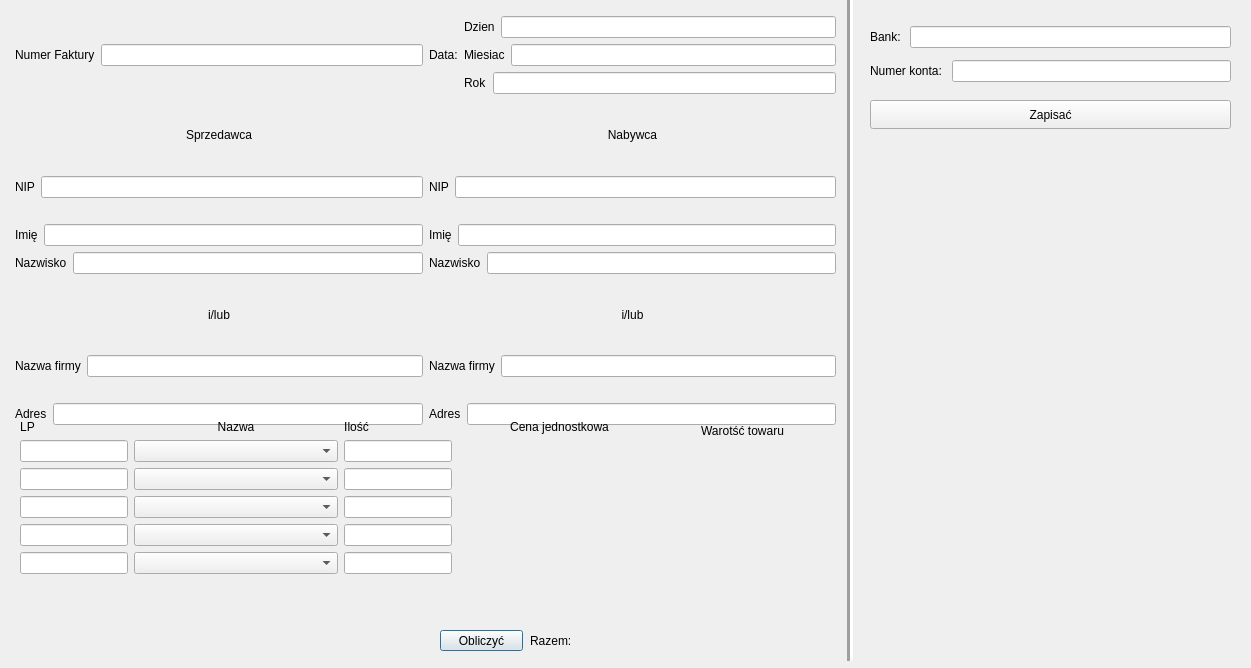
<?xml version="1.0" encoding="UTF-8"?>
<ui version="4.0">
 <class>ZapelnicFakture</class>
 <widget class="QDialog" name="ZapelnicFakture">
  <property name="geometry">
   <rect>
    <x>0</x>
    <y>0</y>
    <width>1251</width>
    <height>668</height>
   </rect>
  </property>
  <property name="windowTitle">
   <string>Dialog</string>
  </property>
  <widget class="QPushButton" name="ObliczycButton">
   <property name="geometry">
    <rect>
     <x>440</x>
     <y>630</y>
     <width>83</width>
     <height>21</height>
    </rect>
   </property>
   <property name="text">
    <string>Obliczyć</string>
   </property>
  </widget>
  <widget class="QPushButton" name="ZapisacButton">
   <property name="geometry">
    <rect>
     <x>870</x>
     <y>100</y>
     <width>361</width>
     <height>29</height>
    </rect>
   </property>
   <property name="text">
    <string>Zapisać</string>
   </property>
  </widget>
  <widget class="QWidget" name="layoutWidget">
   <property name="geometry">
    <rect>
     <x>530</x>
     <y>630</y>
     <width>301</width>
     <height>22</height>
    </rect>
   </property>
   <layout class="QHBoxLayout" name="horizontalLayout_19">
    <item>
     <widget class="QLabel" name="label">
      <property name="text">
       <string>Razem: </string>
      </property>
     </widget>
    </item>
    <item>
     <widget class="QLabel" name="LabelRazem">
      <property name="text">
       <string/>
      </property>
     </widget>
    </item>
   </layout>
  </widget>
  <widget class="QWidget" name="layoutWidget">
   <property name="geometry">
    <rect>
     <x>870</x>
     <y>20</y>
     <width>361</width>
     <height>69</height>
    </rect>
   </property>
   <layout class="QVBoxLayout" name="verticalLayout_6">
    <item>
     <layout class="QHBoxLayout" name="horizontalLayout_20">
      <item>
       <widget class="QLabel" name="BankLabel">
        <property name="text">
         <string>Bank: </string>
        </property>
       </widget>
      </item>
      <item>
       <widget class="QLineEdit" name="BankLineEdit"/>
      </item>
     </layout>
    </item>
    <item>
     <layout class="QHBoxLayout" name="horizontalLayout_21">
      <item>
       <widget class="QLabel" name="NumerKontaLabel">
        <property name="text">
         <string>Numer konta: </string>
        </property>
       </widget>
      </item>
      <item>
       <widget class="QLineEdit" name="NumerKontaLineEdit">
        <property name="text">
         <string/>
        </property>
       </widget>
      </item>
     </layout>
    </item>
   </layout>
  </widget>
  <widget class="Line" name="line">
   <property name="geometry">
    <rect>
     <x>840</x>
     <y>-10</y>
     <width>20</width>
     <height>671</height>
    </rect>
   </property>
   <property name="lineWidth">
    <number>3</number>
   </property>
   <property name="orientation">
    <enum>Qt::Vertical</enum>
   </property>
  </widget>
  <widget class="QWidget" name="layoutWidget">
   <property name="geometry">
    <rect>
     <x>15</x>
     <y>16</y>
     <width>821</width>
     <height>409</height>
    </rect>
   </property>
   <layout class="QVBoxLayout" name="verticalLayout_4">
    <item>
     <layout class="QHBoxLayout" name="horizontalLayout_17">
      <item>
       <layout class="QHBoxLayout" name="horizontalLayout">
        <item>
         <widget class="QLabel" name="NumerFakturyLabel">
          <property name="text">
           <string>Numer Faktury</string>
          </property>
         </widget>
        </item>
        <item>
         <widget class="QLineEdit" name="NumerFakturyLineEdit">
          <property name="text">
           <string/>
          </property>
         </widget>
        </item>
       </layout>
      </item>
      <item>
       <layout class="QHBoxLayout" name="horizontalLayout_5">
        <item>
         <widget class="QLabel" name="DataLabel">
          <property name="text">
           <string>Data:</string>
          </property>
         </widget>
        </item>
        <item>
         <layout class="QVBoxLayout" name="verticalLayout">
          <item>
           <layout class="QHBoxLayout" name="horizontalLayout_2">
            <item>
             <widget class="QLabel" name="DzienLabel">
              <property name="text">
               <string>Dzien</string>
              </property>
             </widget>
            </item>
            <item>
             <widget class="QLineEdit" name="DzienLineEdit"/>
            </item>
           </layout>
          </item>
          <item>
           <layout class="QHBoxLayout" name="horizontalLayout_3">
            <item>
             <widget class="QLabel" name="MiesiacLabel">
              <property name="text">
               <string>Miesiac</string>
              </property>
             </widget>
            </item>
            <item>
             <widget class="QLineEdit" name="MiesiacLineEdit"/>
            </item>
           </layout>
          </item>
          <item>
           <layout class="QHBoxLayout" name="horizontalLayout_4">
            <item>
             <widget class="QLabel" name="RokLabel">
              <property name="text">
               <string>Rok</string>
              </property>
             </widget>
            </item>
            <item>
             <widget class="QLineEdit" name="RokLineEdit"/>
            </item>
           </layout>
          </item>
         </layout>
        </item>
       </layout>
      </item>
     </layout>
    </item>
    <item>
     <layout class="QHBoxLayout" name="horizontalLayout_14">
      <item>
       <layout class="QVBoxLayout" name="verticalLayout_2">
        <item>
         <widget class="QLabel" name="SprzedawcaLabel">
          <property name="text">
           <string>Sprzedawca</string>
          </property>
          <property name="alignment">
           <set>Qt::AlignCenter</set>
          </property>
         </widget>
        </item>
        <item>
         <layout class="QHBoxLayout" name="horizontalLayout_6">
          <item>
           <widget class="QLabel" name="NIPSprzedawcyLabel">
            <property name="text">
             <string>NIP</string>
            </property>
           </widget>
          </item>
          <item>
           <widget class="QLineEdit" name="NIPSprzedawcyLineEdit">
            <property name="text">
             <string/>
            </property>
           </widget>
          </item>
         </layout>
        </item>
        <item>
         <spacer name="horizontalSpacer">
          <property name="orientation">
           <enum>Qt::Horizontal</enum>
          </property>
          <property name="sizeHint" stdset="0">
           <size>
            <width>268</width>
            <height>20</height>
           </size>
          </property>
         </spacer>
        </item>
        <item>
         <layout class="QHBoxLayout" name="horizontalLayout_7">
          <item>
           <widget class="QLabel" name="ImieSprzedawcyLabel">
            <property name="text">
             <string>Imię</string>
            </property>
           </widget>
          </item>
          <item>
           <widget class="QLineEdit" name="ImieSprzedawcyLineEdit"/>
          </item>
         </layout>
        </item>
        <item>
         <layout class="QHBoxLayout" name="horizontalLayout_8">
          <item>
           <widget class="QLabel" name="NazwiskiSprzedawcyLabel">
            <property name="text">
             <string>Nazwisko</string>
            </property>
           </widget>
          </item>
          <item>
           <widget class="QLineEdit" name="NazwiskoSprzedawcyLineEdit"/>
          </item>
         </layout>
        </item>
        <item>
         <widget class="QLabel" name="label_6">
          <property name="text">
           <string>i/lub</string>
          </property>
          <property name="alignment">
           <set>Qt::AlignCenter</set>
          </property>
         </widget>
        </item>
        <item>
         <layout class="QHBoxLayout" name="horizontalLayout_9">
          <item>
           <widget class="QLabel" name="NazwaFirmySprzedawcyLabel">
            <property name="text">
             <string>Nazwa firmy</string>
            </property>
           </widget>
          </item>
          <item>
           <widget class="QLineEdit" name="NazwaFirmySprzedawcyLineEdit"/>
          </item>
         </layout>
        </item>
        <item>
         <spacer name="horizontalSpacer_3">
          <property name="orientation">
           <enum>Qt::Horizontal</enum>
          </property>
          <property name="sizeHint" stdset="0">
           <size>
            <width>40</width>
            <height>20</height>
           </size>
          </property>
         </spacer>
        </item>
        <item>
         <layout class="QHBoxLayout" name="horizontalLayout_15">
          <item>
           <widget class="QLabel" name="AdresSprzedawcyLabel">
            <property name="text">
             <string>Adres</string>
            </property>
           </widget>
          </item>
          <item>
           <widget class="QLineEdit" name="AdresSprzedawcyLineEdit"/>
          </item>
         </layout>
        </item>
       </layout>
      </item>
      <item>
       <layout class="QVBoxLayout" name="verticalLayout_3">
        <item>
         <widget class="QLabel" name="NabywcaLabel">
          <property name="text">
           <string>Nabywca</string>
          </property>
          <property name="alignment">
           <set>Qt::AlignCenter</set>
          </property>
         </widget>
        </item>
        <item>
         <layout class="QHBoxLayout" name="horizontalLayout_13">
          <item>
           <widget class="QLabel" name="NIPNabywcyLabel">
            <property name="text">
             <string>NIP</string>
            </property>
           </widget>
          </item>
          <item>
           <widget class="QLineEdit" name="NIPNabywcyLineEdit">
            <property name="text">
             <string/>
            </property>
           </widget>
          </item>
         </layout>
        </item>
        <item>
         <spacer name="horizontalSpacer_2">
          <property name="orientation">
           <enum>Qt::Horizontal</enum>
          </property>
          <property name="sizeHint" stdset="0">
           <size>
            <width>268</width>
            <height>20</height>
           </size>
          </property>
         </spacer>
        </item>
        <item>
         <layout class="QHBoxLayout" name="horizontalLayout_11">
          <item>
           <widget class="QLabel" name="ImieNabywcyLabel">
            <property name="text">
             <string>Imię</string>
            </property>
           </widget>
          </item>
          <item>
           <widget class="QLineEdit" name="ImieNabywcyLineEdit"/>
          </item>
         </layout>
        </item>
        <item>
         <layout class="QHBoxLayout" name="horizontalLayout_12">
          <item>
           <widget class="QLabel" name="NazwiskoBabywcyLabel">
            <property name="text">
             <string>Nazwisko</string>
            </property>
           </widget>
          </item>
          <item>
           <widget class="QLineEdit" name="NazwiskoNabywcyLineEdit"/>
          </item>
         </layout>
        </item>
        <item>
         <widget class="QLabel" name="label_12">
          <property name="text">
           <string>i/lub</string>
          </property>
          <property name="alignment">
           <set>Qt::AlignCenter</set>
          </property>
         </widget>
        </item>
        <item>
         <layout class="QHBoxLayout" name="horizontalLayout_10">
          <item>
           <widget class="QLabel" name="NazwaFirmyNabywcyLabel">
            <property name="text">
             <string>Nazwa firmy</string>
            </property>
           </widget>
          </item>
          <item>
           <widget class="QLineEdit" name="NazwaFirmyNabywcyLineEdit"/>
          </item>
         </layout>
        </item>
        <item>
         <spacer name="horizontalSpacer_4">
          <property name="orientation">
           <enum>Qt::Horizontal</enum>
          </property>
          <property name="sizeHint" stdset="0">
           <size>
            <width>40</width>
            <height>20</height>
           </size>
          </property>
         </spacer>
        </item>
        <item>
         <layout class="QHBoxLayout" name="horizontalLayout_16">
          <item>
           <widget class="QLabel" name="AdresNabywcyLabel">
            <property name="text">
             <string>Adres</string>
            </property>
           </widget>
          </item>
          <item>
           <widget class="QLineEdit" name="AdresNabywcyLineEdit"/>
          </item>
         </layout>
        </item>
       </layout>
      </item>
     </layout>
    </item>
   </layout>
  </widget>
  <widget class="QWidget" name="layoutWidget">
   <property name="geometry">
    <rect>
     <x>20</x>
     <y>420</y>
     <width>641</width>
     <height>199</height>
    </rect>
   </property>
   <layout class="QHBoxLayout" name="horizontalLayout_18">
    <item>
     <layout class="QFormLayout" name="formLayout">
      <item row="0" column="0">
       <widget class="QLabel" name="label_2">
        <property name="text">
         <string>LP</string>
        </property>
        <property name="alignment">
         <set>Qt::AlignCenter</set>
        </property>
       </widget>
      </item>
      <item row="0" column="1">
       <widget class="QLabel" name="label_3">
        <property name="text">
         <string>Nazwa</string>
        </property>
        <property name="alignment">
         <set>Qt::AlignCenter</set>
        </property>
       </widget>
      </item>
      <item row="1" column="0">
       <widget class="QLineEdit" name="LP1Edit"/>
      </item>
      <item row="1" column="1">
       <widget class="QComboBox" name="Nazwa1Box">
        <item>
         <property name="text">
          <string/>
         </property>
        </item>
       </widget>
      </item>
      <item row="2" column="0">
       <widget class="QLineEdit" name="LP2Edit"/>
      </item>
      <item row="2" column="1">
       <widget class="QComboBox" name="Nazwa2Box">
        <item>
         <property name="text">
          <string/>
         </property>
        </item>
       </widget>
      </item>
      <item row="3" column="0">
       <widget class="QLineEdit" name="LP3Edit"/>
      </item>
      <item row="3" column="1">
       <widget class="QComboBox" name="Nazwa3Box">
        <item>
         <property name="text">
          <string/>
         </property>
        </item>
       </widget>
      </item>
      <item row="4" column="0">
       <widget class="QLineEdit" name="LP4Edit"/>
      </item>
      <item row="4" column="1">
       <widget class="QComboBox" name="Nazwa4Box">
        <item>
         <property name="text">
          <string/>
         </property>
        </item>
       </widget>
      </item>
      <item row="5" column="0">
       <widget class="QLineEdit" name="LP5Edit"/>
      </item>
      <item row="5" column="1">
       <widget class="QComboBox" name="Nazwa5Box">
        <item>
         <property name="text">
          <string/>
         </property>
        </item>
       </widget>
      </item>
     </layout>
    </item>
    <item>
     <layout class="QFormLayout" name="formLayout_2">
      <item row="0" column="0">
       <widget class="QLabel" name="label_4">
        <property name="text">
         <string>Ilość</string>
        </property>
        <property name="alignment">
         <set>Qt::AlignCenter</set>
        </property>
       </widget>
      </item>
      <item row="1" column="0">
       <widget class="QLineEdit" name="Ilosc1Edit"/>
      </item>
      <item row="2" column="0">
       <widget class="QLineEdit" name="Ilosc2Edit"/>
      </item>
      <item row="2" column="1">
       <widget class="QLabel" name="Cena2Label">
        <property name="text">
         <string/>
        </property>
        <property name="alignment">
         <set>Qt::AlignCenter</set>
        </property>
       </widget>
      </item>
      <item row="3" column="0">
       <widget class="QLineEdit" name="Ilosc3Edit"/>
      </item>
      <item row="3" column="1">
       <widget class="QLabel" name="Cena3Label">
        <property name="text">
         <string/>
        </property>
        <property name="alignment">
         <set>Qt::AlignCenter</set>
        </property>
       </widget>
      </item>
      <item row="4" column="0">
       <widget class="QLineEdit" name="Ilosc4Edit"/>
      </item>
      <item row="4" column="1">
       <widget class="QLabel" name="Cena4Label">
        <property name="text">
         <string/>
        </property>
        <property name="alignment">
         <set>Qt::AlignCenter</set>
        </property>
       </widget>
      </item>
      <item row="5" column="0">
       <widget class="QLineEdit" name="Ilosc5Edit"/>
      </item>
      <item row="5" column="1">
       <widget class="QLabel" name="Cena5Label">
        <property name="text">
         <string/>
        </property>
        <property name="alignment">
         <set>Qt::AlignCenter</set>
        </property>
       </widget>
      </item>
      <item row="0" column="1">
       <widget class="QLabel" name="label_5">
        <property name="text">
         <string>Cena jednostkowa</string>
        </property>
        <property name="alignment">
         <set>Qt::AlignCenter</set>
        </property>
       </widget>
      </item>
      <item row="1" column="1">
       <widget class="QLabel" name="Cena1Label">
        <property name="text">
         <string/>
        </property>
        <property name="alignment">
         <set>Qt::AlignCenter</set>
        </property>
       </widget>
      </item>
     </layout>
    </item>
   </layout>
  </widget>
  <widget class="QWidget" name="layoutWidget">
   <property name="geometry">
    <rect>
     <x>690</x>
     <y>420</y>
     <width>105</width>
     <height>157</height>
    </rect>
   </property>
   <layout class="QVBoxLayout" name="verticalLayout_5">
    <item>
     <widget class="QLabel" name="label_7">
      <property name="text">
       <string>Warotść towaru</string>
      </property>
      <property name="alignment">
       <set>Qt::AlignCenter</set>
      </property>
     </widget>
    </item>
    <item>
     <widget class="QLabel" name="Wartosc1Label">
      <property name="text">
       <string/>
      </property>
      <property name="alignment">
       <set>Qt::AlignCenter</set>
      </property>
     </widget>
    </item>
    <item>
     <widget class="QLabel" name="Wartosc2Label">
      <property name="text">
       <string/>
      </property>
      <property name="alignment">
       <set>Qt::AlignCenter</set>
      </property>
     </widget>
    </item>
    <item>
     <widget class="QLabel" name="Wartosc3Label">
      <property name="text">
       <string/>
      </property>
      <property name="alignment">
       <set>Qt::AlignCenter</set>
      </property>
     </widget>
    </item>
    <item>
     <widget class="QLabel" name="Wartosc4Label">
      <property name="text">
       <string/>
      </property>
      <property name="alignment">
       <set>Qt::AlignCenter</set>
      </property>
     </widget>
    </item>
    <item>
     <widget class="QLabel" name="Wartosc5Label">
      <property name="text">
       <string/>
      </property>
      <property name="alignment">
       <set>Qt::AlignCenter</set>
      </property>
     </widget>
    </item>
   </layout>
  </widget>
 </widget>
 <resources/>
 <connections/>
</ui>
